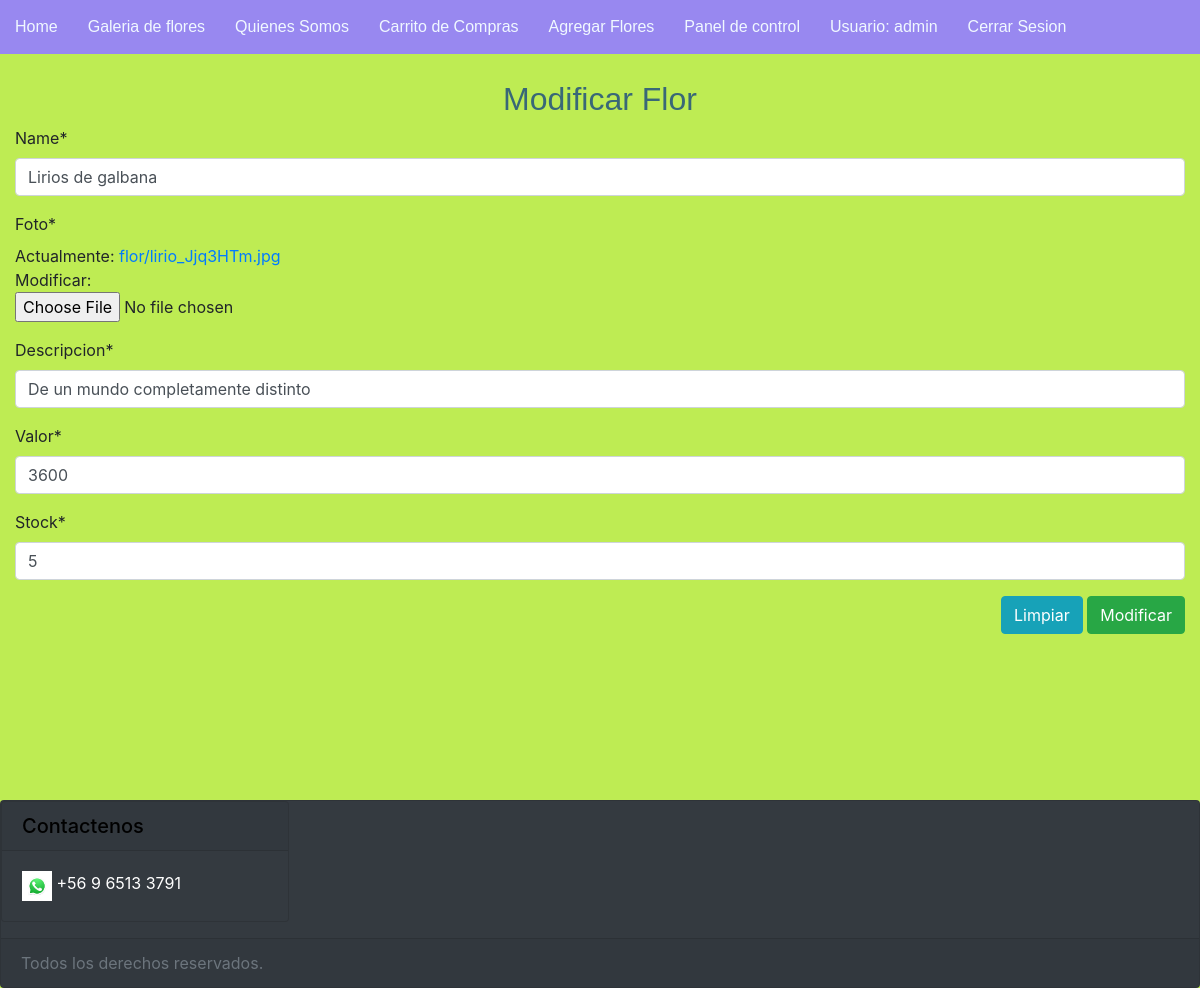
/modificar_flor/Lirios de galbana/ (signed in), run on the app's committed database.
### floreria/models.py (models this page shows, shortened)
class Flores(models.Model):
    name=models.CharField(max_length=100, primary_key=True)
    foto=models.ImageField(upload_to="flor",null=False)
    descripcion=models.TextField(max_length=300, null=False)
    valor=models.IntegerField(null=False)
    stock=models.IntegerField(null=False)

### floreria/views.py (the view)
# urls.py: path('modificar_flor/<id>/',modificar_flor,name='MODIFICA'),
@permission_required('floreria.change_flores')
def modificar_flor(request, id):
    flor = Flores.objects.get(name=id)
    data = {
        'form':FlorForm(instance=flor)
    }
    if request.method == 'POST':
        formulario = FlorForm(data=request.POST, instance=flor, files=request.FILES)
        if formulario.is_valid():
            formulario.save()
            data['msj'] = "Modificado correctamente"
        data['form'] = formulario
    return render(request, 'core/modificar_flor.html', data)

### floreria/forms.py
class FlorForm(ModelForm):
    name = forms.CharField(min_length=3, max_length=50)
    descripcion = forms.CharField(min_length=10,max_length=300)
    valor = forms.IntegerField(min_value=0,max_value=500000)
    stock = forms.IntegerField(min_value=0,max_value=99999)
    class Meta:
        model = Flores
        fields = ['name','foto','descripcion','valor','stock']

### floreria/templates/core/modificar_flor.html (shortened to what this page needs)
{% extends "core/base.html" %}
{% load crispy_forms_tags %}
{% block contenido %}
    <h2>Modificar Flor</h2>
    <form action="" method="POST" enctype="multipart/form-data">
        {{ form | crispy}}
    <div class="float-right">
        <input type="reset" value="Limpiar" class="btn btn-info">
        <input type="submit" value="Modificar" class="btn btn-success">
    </div>
    </form>
{% endblock contenido %}

### floreria/templates/core/base.html (shortened to what this page needs)
<!DOCTYPE html>
<html lang="en">
{% load pwa %}
{% load static %}
<head>
    <link rel="stylesheet" href="https://stackpath.bootstrapcdn.com/bootstrap/4.3.1/css/bootstrap.min.css"
>
    <link href="{% static 'core/css/estilos_floreria.css' %}" type="text/css" rel="stylesheet">
</head>
<body>
    <header>
        <nav>
            <ol>
                <li>
                    <a href="{% url 'HOME' %}"> Home</a>
                </li>
                <li>
                    <a href="{% url 'GALE' %}"> Galeria de flores</a>
                </li>
                <li>
                    <a href="{% url 'QUIEN' %}"> Quienes Somos</a>
                </li>
                {% if user.is_authenticated %}
                <li>
                    <a href="{% url 'SHOP' %}"> Carrito de Compras</a>
                </li>
                {% if user.is_superuser %}
                <li>
                    <a href="{% url 'AGREGAR' %}">Agregar Flores</a>
                </li>
                <li>
                    <a href="{% url 'ADMIN' %}">Panel de control</a>
                </li>
                {% endif %}
                <li>
                    <a href="#">Usuario: {{user.username}}</a>
                </li>
                <li>
                    <a href="{% url 'LOGOUT' %}"> Cerrar Sesion</a>
                </li>
                {% endif %}
            </ol>
        </nav>
    </header>
    <section>
        <div class="container">
            {% block contenido %}
            {% endblock contenido %}
        </div>
    </section>
    <footer>
        <div class="card text-white bg-dark">
            <div class="footer">
                <div class="card bg-light mb-3 text-white bg-dark " style="max-width: 18rem ;">
                    <h5 class="card-header">Contactenos</h5>
                    <div class="card-body">
                        <p class="card-text"><img src="{% static 'img/wsp.jpg' %} " width="30" height="30"
                                class="d-inline-block align-top" alt=""> +56 9 6513 3791</p>
                    </div>
                </div>
            </div>
            <div class="card-footer text-muted">Todos los derechos reservados.</div>
        </div>
    </footer>
</body>
</html>

### floreria/static/core/css/estilos_floreria.css (style rules this page uses)
* { margin: 0; padding: 0; }
.container { height: 600px; width: 1300px; max-width: 100%; }
ol, ul { list-style: none; }
header { width: 100%; position: fixed; z-index: 100; }
body { background-color: rgb(190, 236, 83); }
nav { background-color: rgb(152, 136, 240); width: 100%; overflow: auto; }
nav a { color: aliceblue; }
nav li { float: left; list-style: none; display: block; background-color: rgb(152, 136, 240); font-family: Arial, Helvetica, sans-serif; padding: 15px; }
h2 { color: rgb(57, 104, 119); font-family: Arial, Helvetica, sans-serif; text-align: center; }
section { padding-top: 80px; }
h5 { color: black; }
footer { padding-top: 10%; bottom: 100%; top: auto; }

### data on the page
Flores: name "Lirios de galbana", descripcion "De un mundo completamente distinto", valor "3600", stock "5"

### other printed values
{{ user.username }} "admin"
